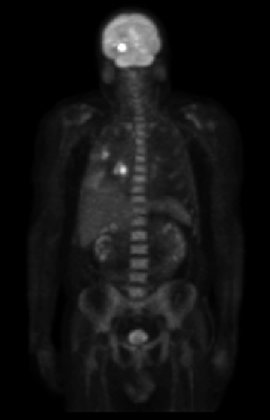
%> input picture Matlab/HomomorphicFilter/HF1.tif, 270 x 420 px, shrunk from 746 x 1162 before the run
$ octave Main.m   (GNU Octave 9; MATLAB toolbox functions it lacks are replaced by stand-ins)
%> lines starting %> are read from the running program, lines starting %| are printed output that depends on the picture
### Matlab/HomomorphicFilter/ZeroPad.m
function [OutputImg] = ZeroPad(InputImg,P,R)

    [ M N ] = size(InputImg);

    ZeroPad = zeros( M + P - 1 , N + R - 1 );
    ZeroPad( 1 : M , 1 : N ) = InputImg;
    OutputImg = ZeroPad;

end

### Matlab/HomomorphicFilter/HomFil.m
function [OutputImg] = HomFil( GammaH , GammaL , c , D0 , M , N )

    for i = 1 : 2*M-1
        for j = 1 : 2*N-1
            D2 = ( i )^2 + ( j )^2;
            P = ( -c * D2 ) / ( D0 ^ 2 );
            OutputImg( i , j ) = ( GammaH - GammaL ) * ( 1 - exp(P) ) + GammaL;
        end
    end
    OutputImg = fftshift( OutputImg );
    figure, surf(OutputImg);

### Matlab/HomomorphicFilter/Scaling.m
function [ScaledImg] = Scaling(InputImg)

MinOfInputImg = min(min(InputImg));
ScaledImg = InputImg - MinOfInputImg ;
Max = max(max(ScaledImg));
ScaledImg = ScaledImg * ( 255 / Max );

end

### Matlab/HomomorphicFilter/Main.m
close all
clear
clc;
%% Inputs

InputImg = imread('HF1.tif');
%> InputImg is the input picture: size 420x270 uint8; min 0, max 255, mean 19.4
[ M N ] = size( InputImg );
%> M = 420; N = 270
LogInImg = log( im2double( InputImg ) + 1 );
[ LogInImgR ] = ZeroPad( LogInImg , M , N );
%> in ZeroPad, `ZeroPad( 1 : M , 1 : N ) = InputImg;`:
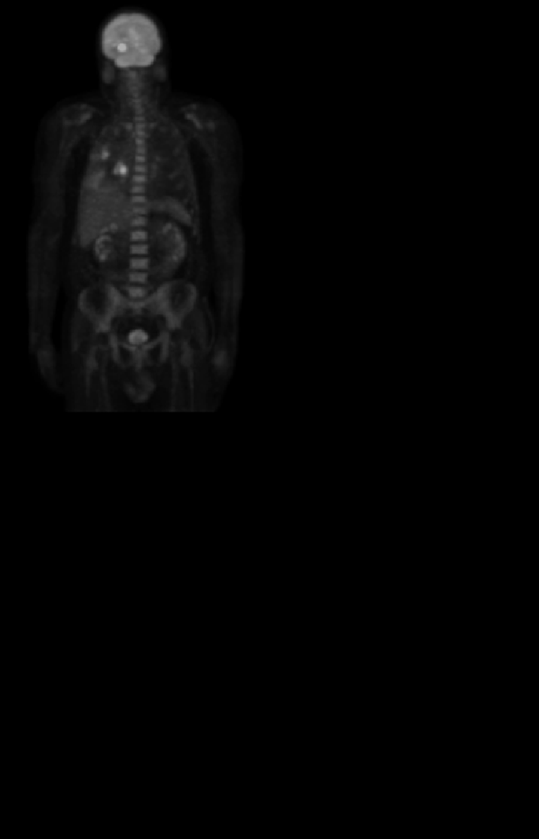
%> ZeroPad: size 839x539 double; min 0, max 0.693, mean 0.0173

%% Homomorphic Filtering

[H] = HomFil( 2 , 0.25 , 1 , 80 , M , N );
%> after the loop in HomFil, `for i = 1 : 2*M-1`:
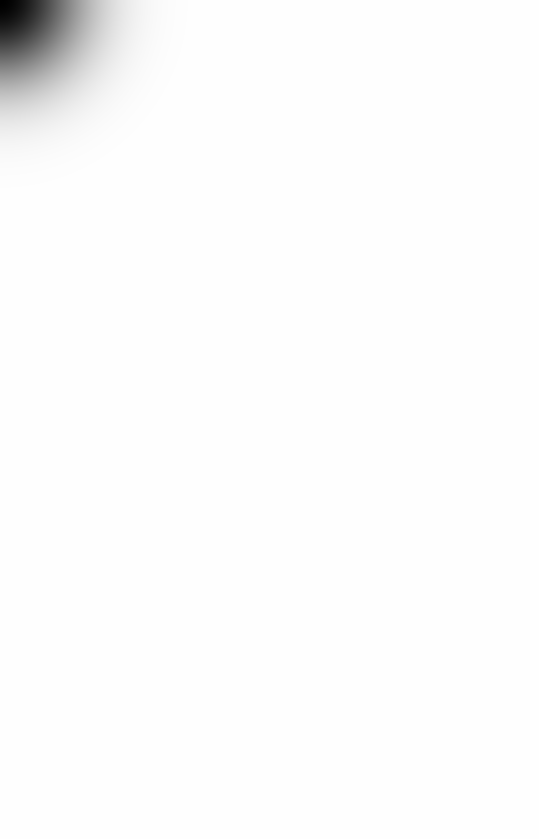
%> OutputImg: size 839x539 double; min 0.251, max 2, mean 1.98; drawn with min black and max white
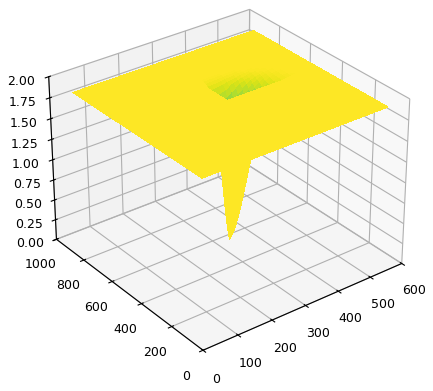
%> figure redrawn from the program's plot data
FT = fft2( LogInImgR );
Output = H .* FT ;
OutputImg = real( ifft2( Output ) );
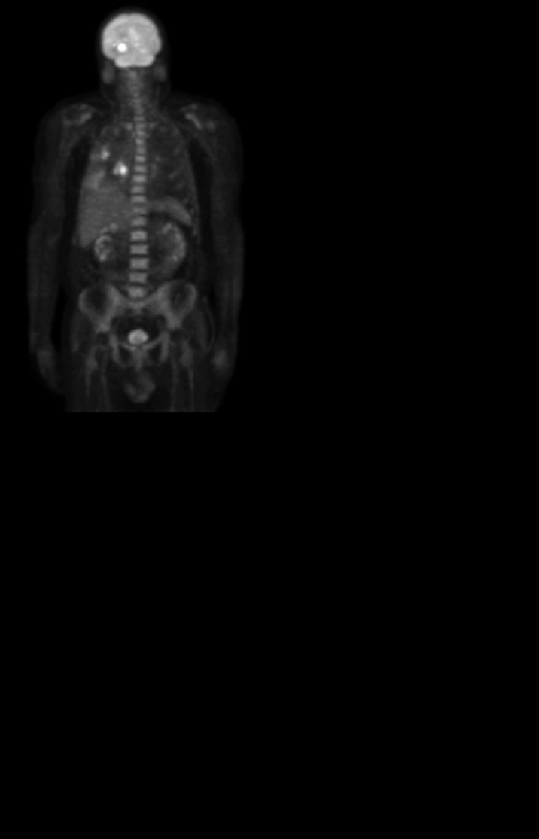
%> OutputImg: size 839x539 double; min -0.00019, max 1.39, mean 0.0345; drawn with min black and max white
OutputImg = exp( OutputImg ) - 1 ;
OutputImg = OutputImg( 1 : M , 1 : N ) ;
%> OutputImg: size 420x270 double
[OutputImg] = Scaling( OutputImg );
%> in Scaling, `MinOfInputImg = min(min(InputImg));`: MinOfInputImg = -0.00019
%> in Scaling, `Max = max(max(ScaledImg));`: Max = 3

%% Plotting

figure,
subplot(121),imshow( InputImg );title('Main Image');
subplot(122),imshow( uint8( OutputImg ) );title('Apply Homomorphic Filter');
